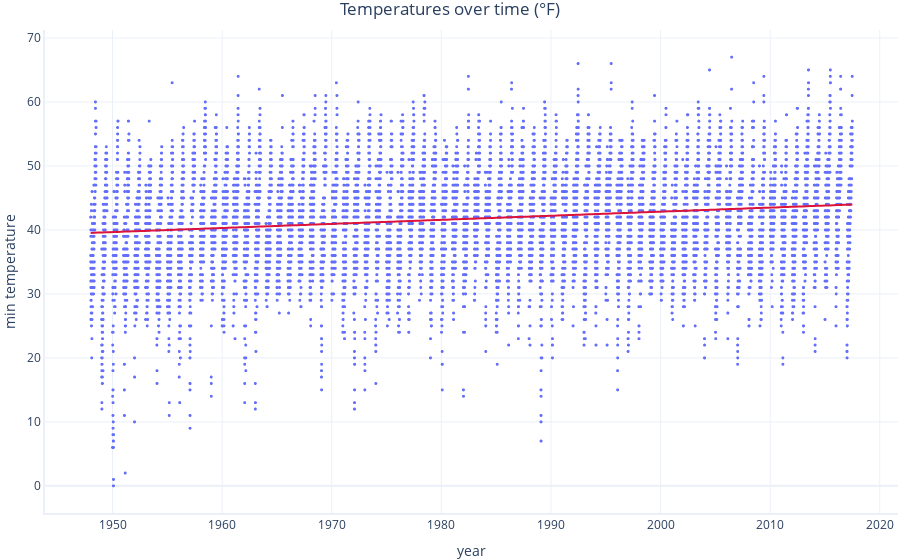

Notebook cell for this chart:
### Markdown cell above
That's interesting - it looks like temperatures have been increasing about 0.064°F per year.

That means, since 1950, the winter temperatures near our farm have increased about 4.5°F (2.5°C).

Before we overhaul our farming practices, let's double check the model is working sensibly. 

## Test Performance On Training Data

When we first fit our model, we usually want to check how well it has run on the training dataset. Specifically:

 1. Does it generate predictions at all? I.E. do we have errors in our code?
 2. Are the predictions **reasonably** close to the values we expect?

We can do this a number of ways, for example:

1. Print out some predictions alongside the real (expected) values
2. Graph the model, if possible
3. Calculate an error metric that summarises how well predictions fit the expected results 

The code below creates a function that uses the model to predict values, then runs (1) and (2) from the list above. We will cover error metrics in another unit.

### Code cell
from sklearn.metrics import mean_squared_error


def assess_model(dataframe):
    '''
    This uses the model to predict temperatures from a 
    supplied dataframe.
    These predictions are then compared to the 
    expected temperatures that appear in the dataframe by: 
    (a) printing them alongside each other, and 
    (b) produces a graph to visually check the model in 
        the context of the original data.  

    dataframe: A dataframe containing columns for 
    'years' and 'min_temperature'
    '''

    # Calculate the predicted values for the test data 
    predicted_temperatures = model.predict(dataframe)

    # Make and print a table showing some expected (real)
    # values alongside predicted ones
    results_dataset = pandas.DataFrame({
        'Predicted': predicted_temperatures[:10], 
        'Expected': dataframe.min_temperature[:10]
        })
    print(results_dataset)

    # Show a graph of the result
    print("\nVisual Check:")
    graphing.scatter_2D(data, 
                        label_x="year", 
                        label_y="min_temperature", 
                        title="Temperatures over time (°F)",
                        trendline=lambda x: slope * x + intercept,
                        show=True)

# Run and assess the model using the data it was trained on
assess_model(train)
